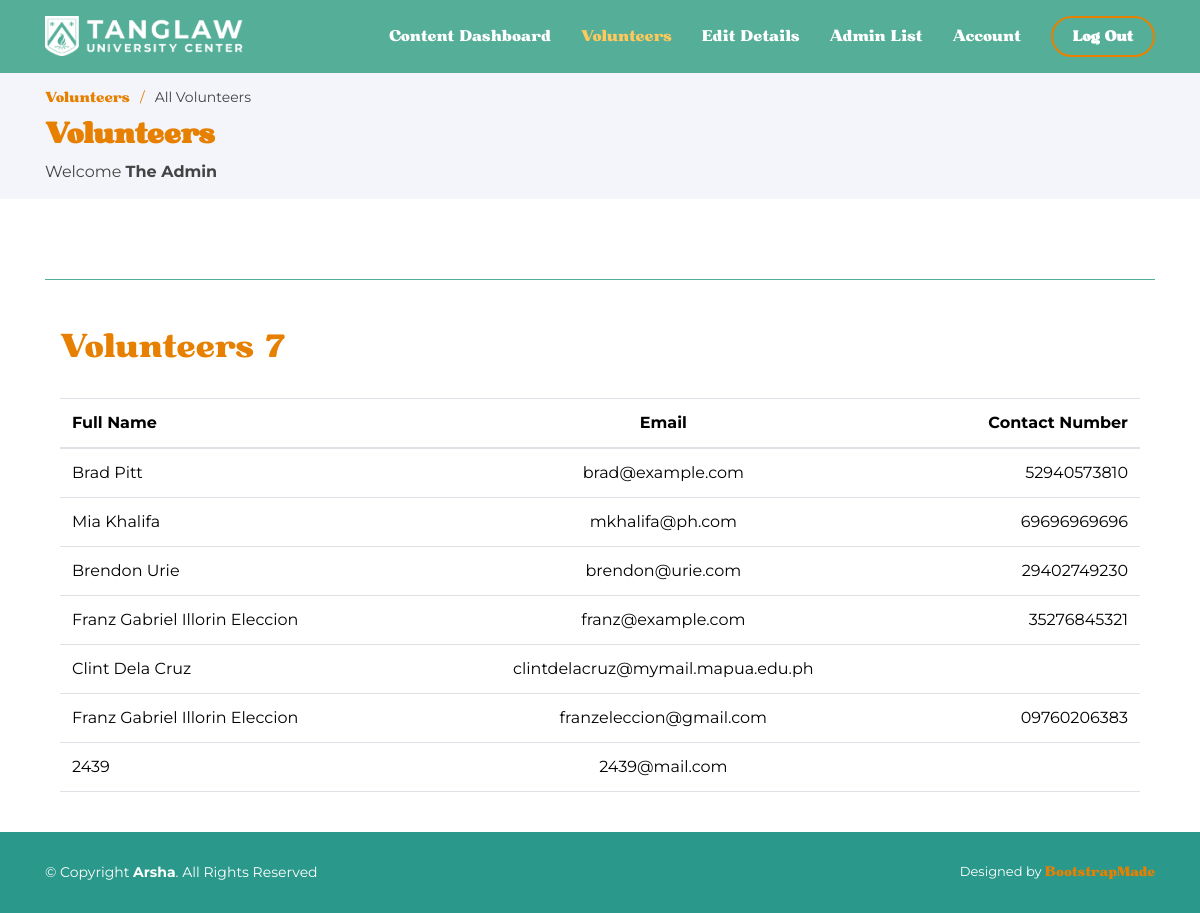
The app's page /admin/event-volunteers.php?id=0&event (signed in), older data.
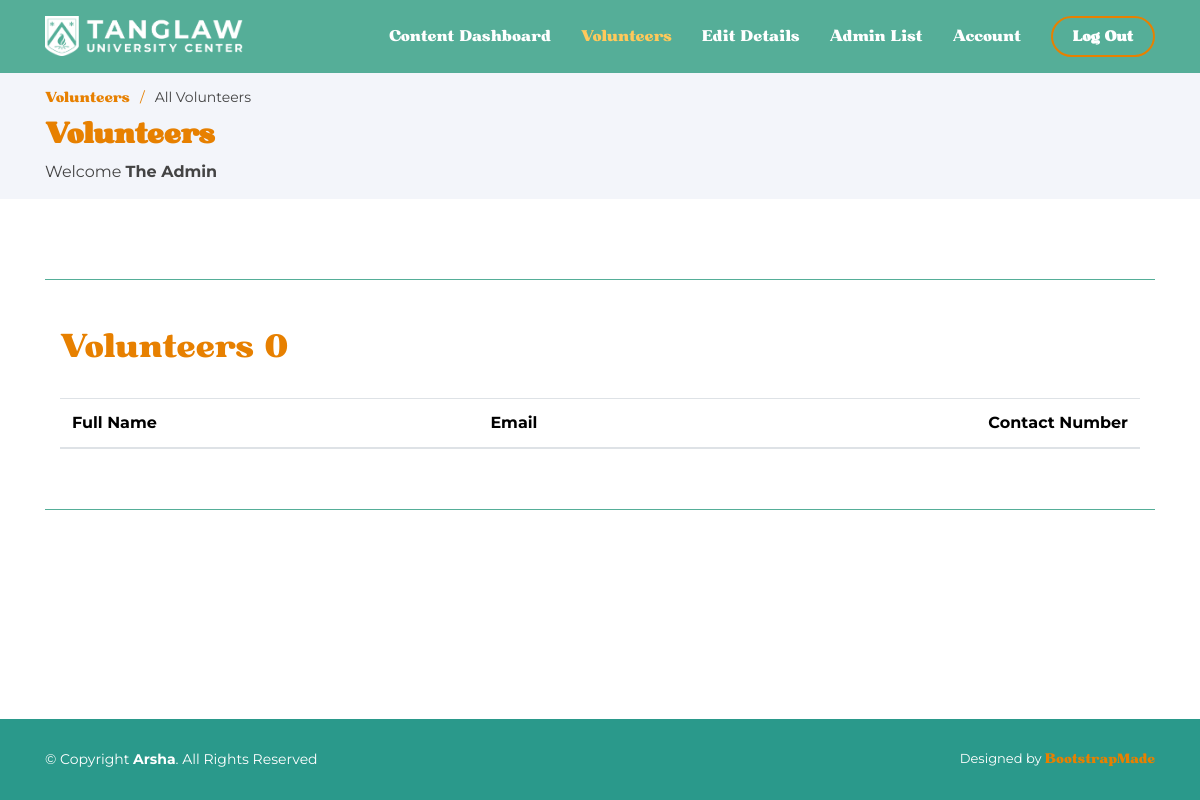
The same page, newer data.
### tables this page shows
CREATE TABLE `volunteers` (
  `volunteer_id` int(11) NOT NULL,
  `full_name` varchar(128) NOT NULL,
  `email` varchar(255) NOT NULL,
  `username` varchar(128) NOT NULL,
  `password` varchar(255) NOT NULL,
  `contact` varchar(11) DEFAULT NULL
);

### admin/event-volunteers.php (the view, shortened to what this page needs)
<?php
    if (!isset($_SESSION["admin"])) {
        header("Location: ../authentication/adminLogin.php");
    }  else {
        $admin = $_SESSION["admin"];
        $admin_fullname = $admin["admin_fullname"];
        $admin_role = $admin["admin_role"];
    }
?>
<!DOCTYPE html>
<html lang="en">
<head>
  <link href="../assets/vendor/aos/aos.css" rel="stylesheet">
  <link href="../assets/vendor/bootstrap/css/bootstrap.min.css" rel="stylesheet">
  <link href="../assets/vendor/bootstrap-icons/bootstrap-icons.css" rel="stylesheet">
  <link href="../assets/vendor/boxicons/css/boxicons.min.css" rel="stylesheet">
  <link href="../assets/vendor/glightbox/css/glightbox.min.css" rel="stylesheet">
  <link href="../assets/vendor/remixicon/remixicon.css" rel="stylesheet">
  <link href="../assets/vendor/swiper/swiper-bundle.min.css" rel="stylesheet">
  <link rel="stylesheet" href="https://stackpath.bootstrapcdn.com/bootstrap/4.5.2/css/bootstrap.min.css">
  <link href="../assets/css/style.css" rel="stylesheet">
  <link href="../assets/css/font.css" rel="stylesheet">
</head>
<?php
    require_once("../db-connector.php");
    $event_id = $_GET['id'];
    $event_name = $_GET['event'];
?>
<body>
  <header id="header" class="fixed-top header-inner-pages">
    <div class="container d-flex align-items-center">
    <a href="adminHome.php" class="logo me-auto"><img src="../assets/img/logo.png" alt="" class="img-fluid"></a>
      <nav id="navbar" class="navbar">
      <ul>
        <li><a class="nav-link scrollto" href="adminHome.php">Content Dashboard</a></li>
        <li><a class="nav-link scrollto active" href="userDashboard.php">Volunteers</a></li>
        <?php
          if($admin_role == "s_admin"){
            echo "<li><a class='nav-link scrollto' href='editOrgInfo.php'>Edit Details</a></li>";
          }
        ?>
        <li><a class="nav-link scrollto" href="allAdmin.php">Admin List</a></li>
        <li><a class="nav-link scrollto" href="adminProfile.php">Account</a></li>
        <li><a class="login" href="../authentication/adminLogout.php">Log Out</a></li>
      </ul>
      </nav>
    </div>
  </header>
  <main id="main">
    <section id="breadcrumbs" class="breadcrumbs">
      <div class="container">
      <ol>
        <li><a href="userDashboard.php">Volunteers</a></li>
        <li>All Volunteers</li>
      </ol>
        <h2 class="header-text-2">Volunteers</h2>
        <?php
            echo "Welcome <b>".$admin_fullname."</b>";
        ?>
      </div>
    </section>
    <section class="inner-page">
      <div class="container">
      <div class="line"></div>
    <div class="container table-container">
<br>
<br>
<?php
    $all_volunteers = array();
    if($event_id==0){
            $query = "SELECT * FROM volunteers";
            $stmt = $pdo_obj->prepare($query);
            $stmt->execute();
            $all_volunteers = [];
             while ($volunteer = $stmt->fetch(PDO::FETCH_ASSOC)) {
                $all_volunteers[] = $volunteer;
            }
    }
    $numVolunteers = count($all_volunteers);
?>
  <div class="d-flex justify-content-between align-items-center">
    <h2 style="color:#e78000"> <?php echo $event_name ?> Volunteers    <?php echo $numVolunteers ?></h2>
  </div>
  <br>
  <table style="margin-bottom:60px;" class="table">
    <thead>
      <tr>
        <th>Full Name</th>
        <th style="text-align: center;">Email</th>
        <th style="text-align: right;">Contact Number</th>
      </tr>
    </thead>
    <tbody>
    <?php
    foreach ($all_volunteers  as $volunteer): ?>
        <tr>
          <td><?php echo $volunteer['full_name']; ?></td>
          <td style="text-align: center;"><?php echo $volunteer['email']; ?></td>
          <td style="text-align: right;"><?php echo $volunteer['contact']; ?></td>
        </tr>
      <?php endforeach; ?>
    </tbody>
  </table>
</div>
      <div class="line"></div>
      </div>
    </section>
  </main>
  <footer id="footer">
    <div class="container footer-bottom clearfix">
      <div class="copyright">
        &copy; Copyright <strong><span>Arsha</span></strong>. All Rights Reserved
      </div>
      <div class="credits">
        Designed by <a href="https://bootstrapmade.com/">BootstrapMade</a>
      </div>
    </div>
  </footer>
</body>
</html>

Row changes from the older to the newer data that the page shows:
removed volunteers: full_name "Brad Pitt", email "brad@example.com", contact "52940573810"
removed volunteers: full_name "Mia Khalifa", email "mkhalifa@ph.com", contact "69696969696"
removed volunteers: full_name "Brendon Urie", email "brendon@urie.com", contact "29402749230"
removed volunteers: full_name "Franz Gabriel Illorin Eleccion", email "franz@example.com", contact "35276845321"
removed volunteers: full_name "Clint Dela Cruz", email "clintdelacruz@mymail.mapua.edu.ph"
removed volunteers: full_name "Franz Gabriel Illorin Eleccion", email "franzeleccion@gmail.com", contact "09760206383"
removed volunteers: full_name "2439", email "2439@mail.com"
Text that changed along with them:
$numVolunteers: "7" → "0"
